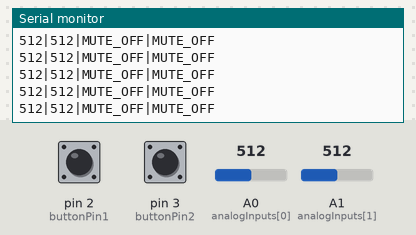
Bench run of a sketch on a simulated Arduino Uno, built with avr-gcc and run on an emulated ATmega328P. Shown: the last lines printed to the serial monitor. Inputs (shaded band) come from the test bench; at power-on: A0 (analogInputs[0]) = 512, A1 (analogInputs[1]) = 512, pin 2 (buttonPin1) HIGH, pin 3 (buttonPin2) HIGH.

Above: at 3.2 s.
3.3 s: A0 (analogInputs[0]) set to 105
At 3.9 s:
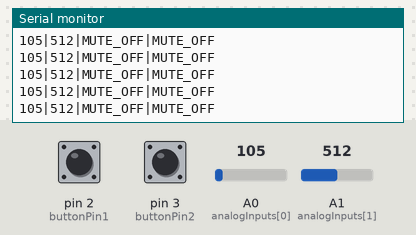
6.3 s: A0 (analogInputs[0]) set to 94
At 6.9 s:
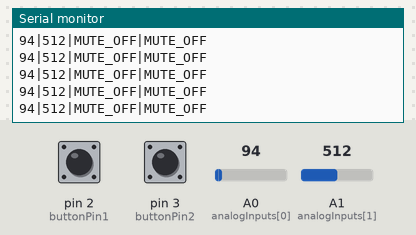
7.8 s: A1 (analogInputs[1]) set to 105
At 8.8 s:
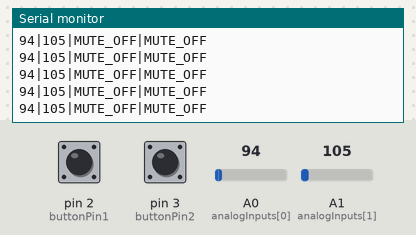
10.8 s: A1 (analogInputs[1]) set to 95
At 11.3 s:
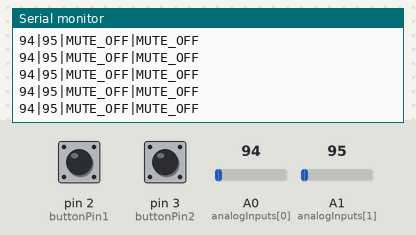
Timing chart, 0 to 13.8 s (numbered marks = the images above; inputs shaded):
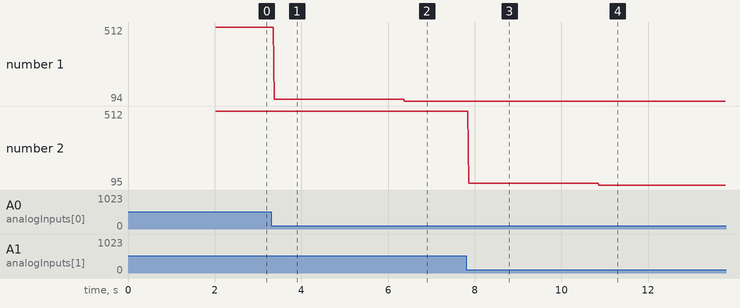

Measured:
- after the input at 3.3 s, the serial monitor: prints a new line after 0.08 s (image 1)
- after the input at 6.3 s, the serial monitor: prints a new line after 0.08 s (image 2)
- after the input at 7.8 s, the serial monitor: prints a new line after 0.07 s (image 3)
- after the input at 10.8 s, the serial monitor: prints a new line after 0.07 s (image 4)
- plotted number 1: 512 → 105 after the input at 3.3 s, 105 → 94 after the input at 6.3 s
- plotted number 2: 105 → 95 after the input at 10.8 s

The sketch:

deviceCodes.ino
```cpp
#define DEVICE_ID "DV020200"

const int NUM_SLIDERS = 2;
const int analogInputs[NUM_SLIDERS] = {A0, A1};
int analogSliderValues[NUM_SLIDERS];

const int buttonPin1 = 2;
bool buttonState1 = false;
bool lastButtonState1 = false;
bool toggledState1 = false;
unsigned long lastDebounceTime1 = 0;
unsigned long debounceDelay1 = 50;

const int buttonPin2 = 3;
bool buttonState2 = false;
bool lastButtonState2 = false;
bool toggledState2 = false;
unsigned long lastDebounceTime2 = 0;
unsigned long debounceDelay2 = 50;

String outputLine = "";

void setup() {
  outputLine.reserve(32);
  Serial.begin(9600);
  for (int i = 0; i < NUM_SLIDERS; i++) {
    pinMode(analogInputs[i], INPUT);
  }

  pinMode(buttonPin1, INPUT_PULLUP);
  pinMode(buttonPin2, INPUT_PULLUP);
  delay(2000);
  Serial.println("DEEJ_DEVICE_READY|"+String(DEVICE_ID));
}

void loop() {
  outputLine.remove(0);
  readSliders();
  handleButton1();
  handleButton2();
  Serial.println(outputLine);
  delay(10);
}

void readSliders() {
  for (int i = 0; i < NUM_SLIDERS; i++) {
    analogSliderValues[i] = analogRead(analogInputs[i]);
    outputLine += String(analogSliderValues[i]);
    if (i < NUM_SLIDERS - 1) outputLine += "|";
  }
}

void handleButton1() {
  int reading = digitalRead(buttonPin1);

  if (reading != lastButtonState1) {
    lastDebounceTime1 = millis();
  }

  if ((millis() - lastDebounceTime1) > debounceDelay1) {
    if (reading != buttonState1) {
      buttonState1 = reading;

      if (buttonState1 == LOW) {
        toggledState1 = !toggledState1;
      }
    }
  }

  lastButtonState1 = reading;

  if (toggledState1) {
    outputLine += String("|MUTE_ON");
  } else {
    outputLine += String("|MUTE_OFF");
  }
}

void handleButton2() {
  int reading = digitalRead(buttonPin2);

  if (reading != lastButtonState2) {
    lastDebounceTime2 = millis();
  }

  if ((millis() - lastDebounceTime2) > debounceDelay2) {
    if (reading != buttonState2) {
      buttonState2 = reading;

      if (buttonState2 == LOW) {
        toggledState2 = !toggledState2;
      }
    }
  }

  lastButtonState2 = reading;

  if (toggledState2) {
    outputLine += String("|MUTE_ON");
  } else {
    outputLine += String("|MUTE_OFF");
  }
}
```
